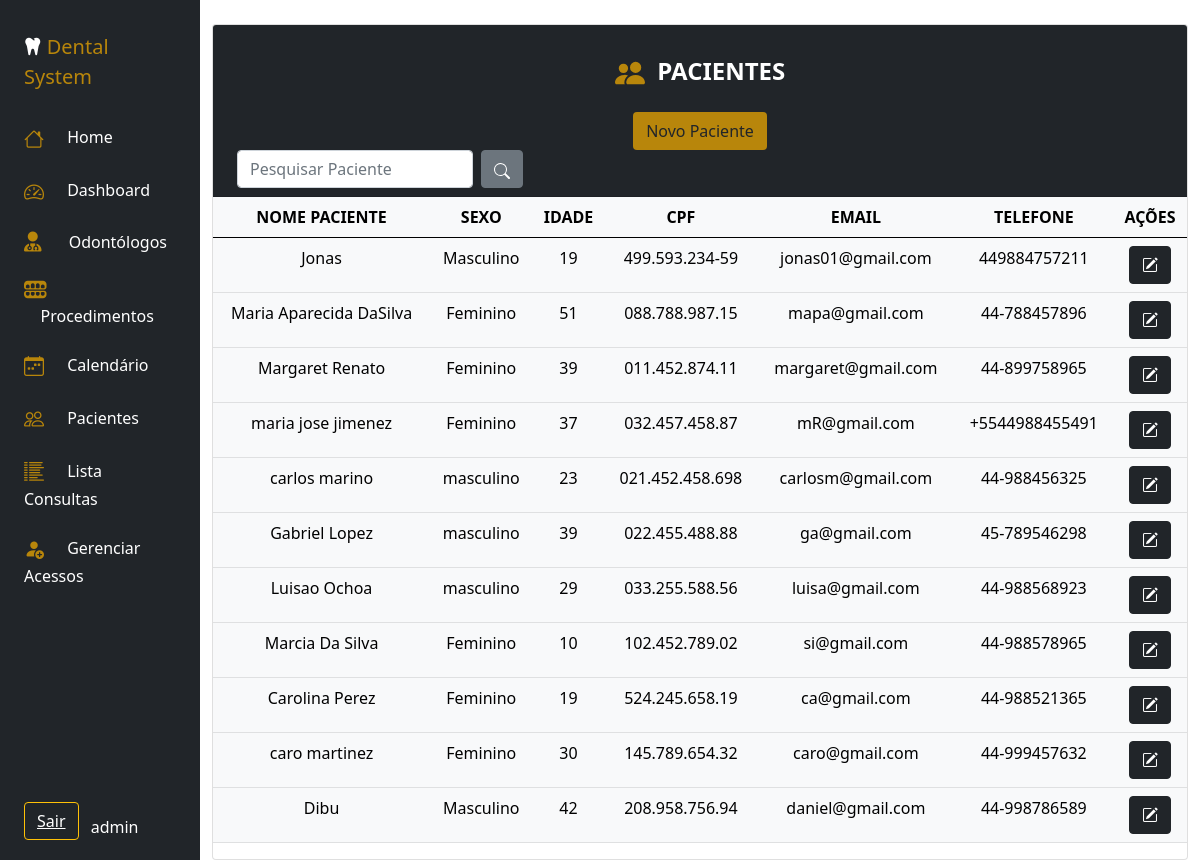
Screenshot of /administrador/lista_pacientes.php (signed in) with the database file from the repository.
### tables this page shows
CREATE TABLE `pacientes` (
  `idpaciente` int(11) NOT NULL,
  `nome_paciente` varchar(100) NOT NULL,
  `sexo` varchar(50) NOT NULL,
  `data_nascimento` date NOT NULL,
  `cpf` varchar(50) NOT NULL,
  `email` varchar(50) NOT NULL,
  `telefone` varchar(50) NOT NULL
);

### administrador/lista_pacientes.php (the view, shortened to what this page needs)
<?php
  include('menuadministrador.php');
?>
<!doctype html>
<html lang="pt">
<head>
    <link href="https://cdn.jsdelivr.net/npm/bootstrap@5.0.2/dist/css/bootstrap.min.css" rel="stylesheet"
>
</head>
<body>
    <div class="col d-flex flex-column h-sm-100">
        <main class="row overflow">
            <div class="col pt-4">
                <div class="card  ">
                    <div class="card-header bg-dark text-white  text-center">
                        <br />
                        <h4 class="my-0 fw-normal"><b>&nbsp;&nbsp;PACIENTES</b></h4><br />
                        <button type="button" class="btn btn-outline-link" style="background:Darkgoldenrod;"
                            data-bs-toggle="modal" data-bs-target="#exampleModal">Novo Paciente</button>
                        <div class="box-search d-flex align-items-center">
                            <input type="search" class="form-control w-25 mx-2" placeholder="Pesquisar Paciente" id="pesquisar">
                            <button type="button" onclick="searchData()" class="btn btn-secondary">
                            </button>
                        </div>
                    </div>
                    <div class="table-responsive">
                        <table class="table table-light text-center">
                            <thead>
                                <tr>
                                    <th scope="col">NOME PACIENTE</th>
                                    <th scope="col">SEXO</th>
                                    <th scope="col">IDADE</th>
                                    <th scope="col">CPF</th>
                                    <th scope="col">EMAIL</th>
                                    <th scope="col">TELEFONE</th>
                                    <th scope="col">AÇÕES</th>
                                </tr>
                            </thead>
                            <tbody>
                            <?php
                                include '../conexao.php';
                                function calcularIdade($dataNascimento)
                                {
                                    $dataNascimento = new DateTime($dataNascimento);
                                    $hoje = new DateTime();
                                    $idade = $hoje->diff($dataNascimento);
                                    if ($idade->y > 110) {
                                        return 'Idade não factível!';
                                    } else {
                                        return $idade->y;
                                    }
                                }
                                if (!empty($_GET['search']))
                                {
                                    $data = $_GET['search'];
                                    $pesquisa = "SELECT * FROM pacientes WHERE nome_paciente LIKE '%$data%' or cpf LIKE '%$data%' or email LIKE '%$data%' or telefone LIKE '%$data%' ORDER BY idpaciente DESC";
                                }
                                else
                                {
                                    $pesquisa = "SELECT * FROM pacientes ORDER BY idpaciente DESC";
                                }
                                $result = $conexao->query($pesquisa);
                                if ($result) {
                                    $row = $result->num_rows;
                                    if ($row > 0) {
                                        while ($registro = $result->fetch_array()) {
                                            $id = $registro['idpaciente'];
                                            $dataNascimento = $registro['data_nascimento'];
                                            echo '<tr>';
                                            echo '<td>' . $registro['nome_paciente'] . '</td>';
                                            echo '<td>' . $registro['sexo'] . '</td>';
                                            echo '<td>' . calcularIdade($dataNascimento) . '</td>';
                                            echo '<td>' . $registro['cpf'] . '</td>';
                                            echo '<td>' . $registro['email'] . '</td>';
                                            echo '<td>' . $registro['telefone'] . '</td>';
                                            echo '<td> <a href="editapaciente.php?idpaciente=' . $id . '" data-bs-toggle="modal" data-id="' . $id . '" data-bs-target="#exampleModal1' . $id . '"> <button type="button" class="btn btn-dark"><i class="bi bi-pencil-square"></i> </button> </a> </td>';
                                            echo '</tr>';
                                            include 'editapaciente.php';
                                        }
                                    } else {
                                        echo "Não há pacientes cadastrados!";
                                    }
                                }
                            ?>
                            </tbody>
                        </table>
                    </div>
                </div>
            </div>
        </main>
    </div>
</body>
</html>

### administrador/menuadministrador.php (style rules this page uses)
@media (min-width:578px) { .h-sm-100 { height: auto; } }

### rows the page displays
pacientes: nome_paciente "Jonas", sexo "Masculino", data_nascimento "19", cpf "499.593.234-59", email "jonas01@gmail.com", telefone "449884757211"
pacientes: nome_paciente "Maria Aparecida DaSilva", sexo "Feminino", data_nascimento "51", cpf "088.788.987.15", email "mapa@gmail.com", telefone "44-788457896"
pacientes: nome_paciente "Margaret Renato", sexo "Feminino", data_nascimento "39", cpf "011.452.874.11", email "margaret@gmail.com", telefone "44-899758965"
pacientes: nome_paciente "maria jose jimenez", sexo "Feminino", data_nascimento "37", cpf "032.457.458.87", email "mR@gmail.com", telefone "+5544988455491"
pacientes: nome_paciente "carlos marino", sexo "masculino", data_nascimento "23", cpf "021.452.458.698", email "carlosm@gmail.com", telefone "44-988456325"
pacientes: nome_paciente "Gabriel Lopez", sexo "masculino", data_nascimento "39", cpf "022.455.488.88", email "ga@gmail.com", telefone "45-789546298"
pacientes: nome_paciente "Luisao Ochoa", sexo "masculino", data_nascimento "29", cpf "033.255.588.56", email "luisa@gmail.com", telefone "44-988568923"
pacientes: nome_paciente "Marcia Da Silva", sexo "Feminino", data_nascimento "10", cpf "102.452.789.02", email "si@gmail.com", telefone "44-988578965"
pacientes: nome_paciente "Carolina Perez", sexo "Feminino", data_nascimento "19", cpf "524.245.658.19", email "ca@gmail.com", telefone "44-988521365"
pacientes: nome_paciente "caro martinez", sexo "Feminino", data_nascimento "30", cpf "145.789.654.32", email "caro@gmail.com", telefone "44-999457632"
pacientes: nome_paciente "Dibu", sexo "Masculino", data_nascimento "42", cpf "208.958.756.94", email "daniel@gmail.com", telefone "44-998786589"

### other values shown
$nomeDoUsuario "admin"
